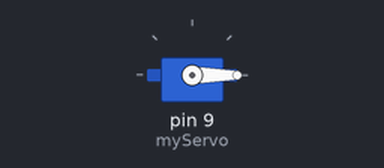
This sketch was run on a simulated Arduino Uno, built with avr-gcc and run on an emulated ATmega328P. On the bench: servo.

Above: at 0.05 s.
Timing chart, 0 to 3.5 s (numbered marks = the images above):
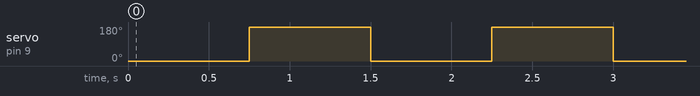

Measured:
- by itself, servo on pin 9 (myServo): alternates 180° for 0.75 s and 0° for 0.75 s

The sketch:

Servo.ino
```cpp
#include <Servo.h>

Servo myServo;

void setup() {
  myServo.attach(9);
}

void loop() {
  myServo.write(0);
  delay(750);

  myServo.write(180);
  delay(750);
}
```
